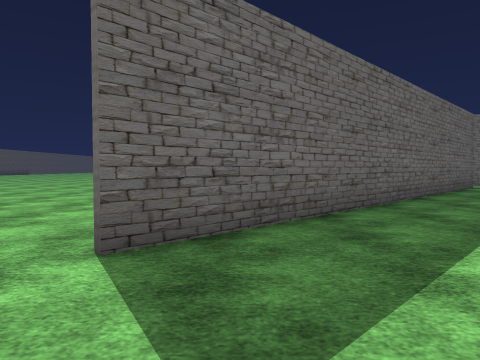
View 1 (above)

12 first-person views from a walk through a Unity game level. The camera is 1.2 m above the floor, tilts 2° down and sees 70° across. The floor is counted in squares, 1.8 m on a side. Each view is taken from the middle of a square. On the plan, view 1 faces up. The plan holds only what a view shows up to about 10 squares ahead; the rest is blank. The place goes on beyond the plan. The player character is not drawn. Some surface patterns are stand-ins.

View 2
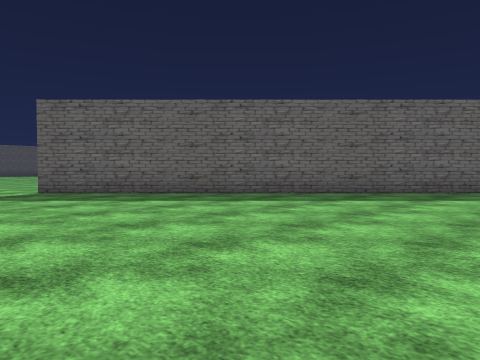

View 3
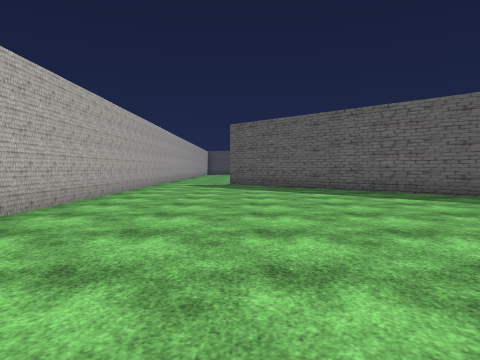

View 4
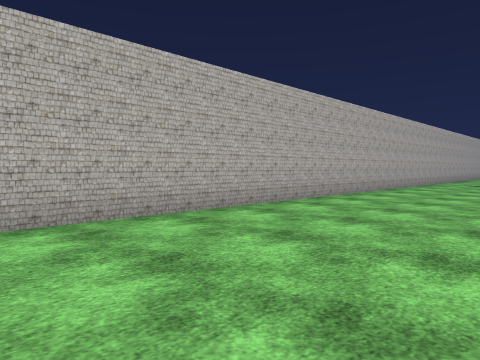

View 5
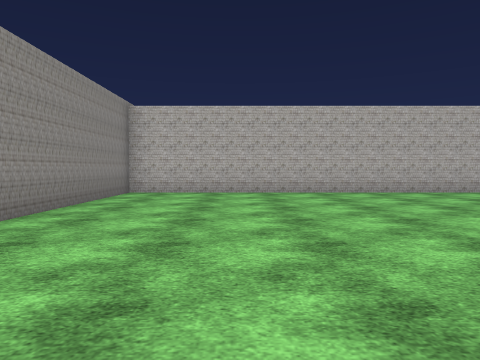

View 6
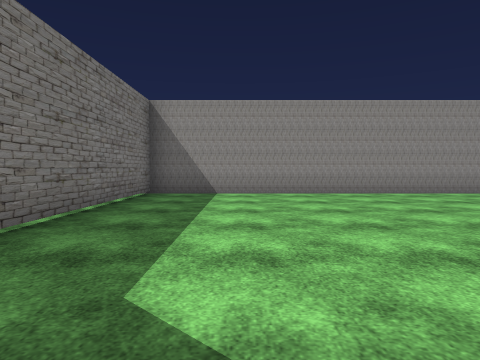

View 7
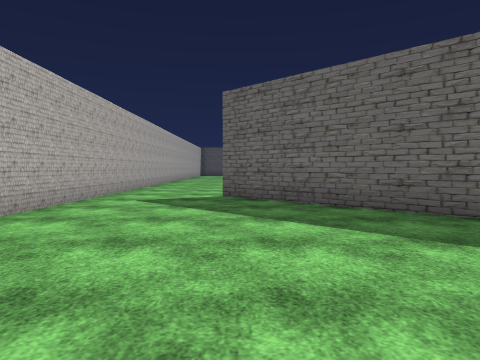

View 8
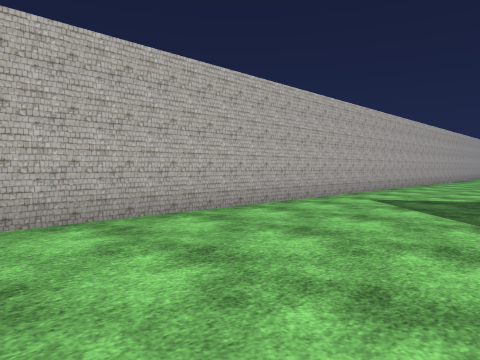

View 9
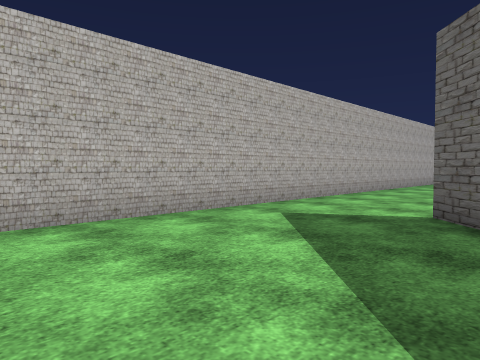

View 10
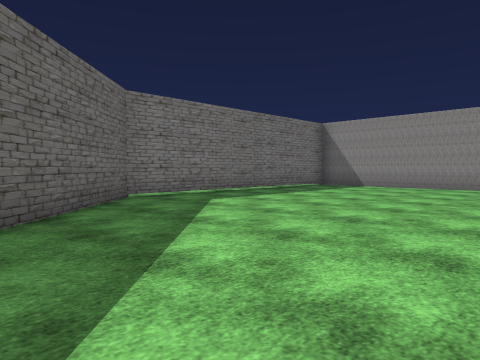

View 11
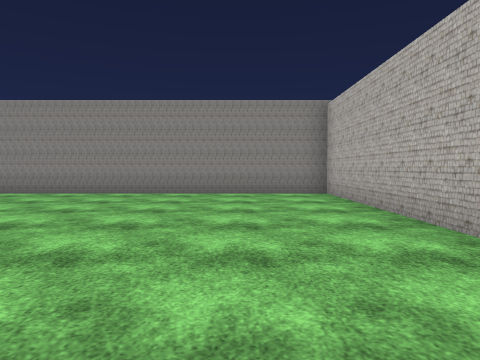

View 12
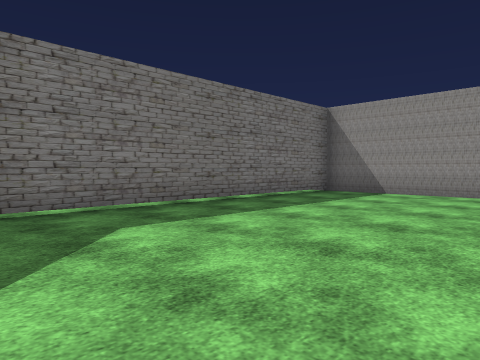

### Floor plan
Key: @ floor where view 1 was taken; # wall or solid block; . floor; T thing the floor can be seen under or through.
Columns run from 6 left of view 1 to 16 right of it. Each row starts with its distance up from view 1.
 12               ........
 11              ##TTTTTT##
 10 ..          ##........#
  9 ...        ##.........#
  8 ....      ##..........#
  7  ...     ##...........#
  6   ...   ##............#
  5   ...  ##.............#
  4    .. ##..............#
  3     .##...............#
  2  .....................#
  1 ......................#
  0 ......@...............#
 -1 #######################

Where each view was taken, in squares from view 1:
view 1: 0 up, 0 right, facing up
view 2: 0 up, 9 right, facing up-left
view 3: 3 up, 13 right, facing left
view 4: 4 up, 15 right, facing down-left
view 5: 9 up, 13 right, facing down
view 6: 9 up, 7 right, facing right
view 7: 3 up, 7 right, facing left
view 8: 4 up, 7 right, facing down-left
view 9: 4 up, 4 right, facing down-left
view 10: 4 up, 4 right, facing up-right
view 11: 2 up, 7 right, facing right
view 12: 6 up, 7 right, facing up-right
